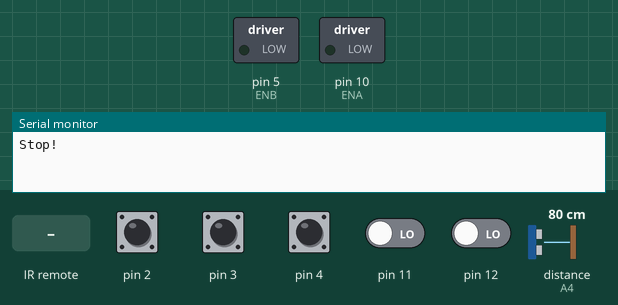
A sketch run on a simulated Arduino Uno, built with avr-gcc and run on an emulated ATmega328P. On the bench: switched loads named in the sketch (green lamp = pin HIGH), the last lines printed to the serial monitor. Wiring (inferred from the names in the program): ultrasonic range finder: trigger A5; echo A4. The test bench sets the inputs (shaded band); at power-on: pin 2–4 HIGH, pin 11, pin 12 LOW, distance to the obstacle (sensor on A4) 80 cm. The echo pulse lasts 58.3 µs per cm; pins used as bus, display or sensor lines are not drawn.

Above: at 2.4 s.
2.5 s: infrared code 0xFF02FD received
At 3.3 s:
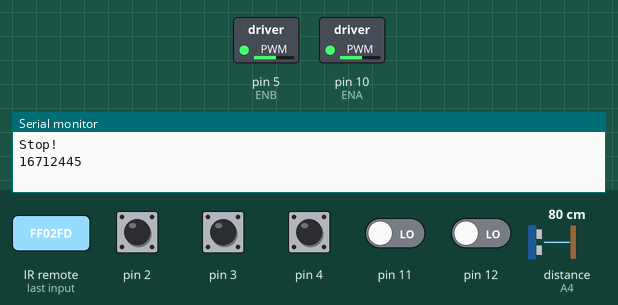
5.5 s: distance to the obstacle (sensor on A4) set to 22 cm
7.7 s: distance to the obstacle (sensor on A4) set to 18 cm
10.0 s: distance to the obstacle (sensor on A4) set to 35 cm
At 12.7 s:
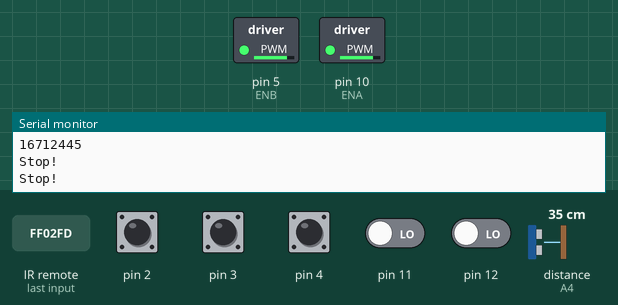
13.0 s: infrared code 0xFFFFFFFF received
At 13.6 s:
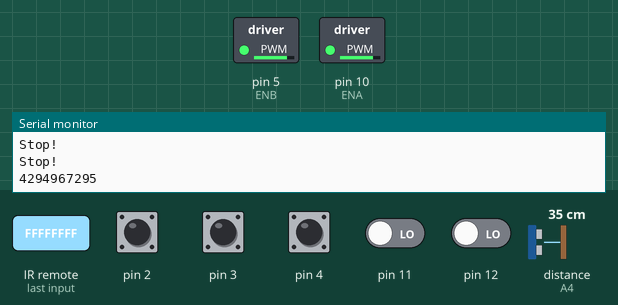
14.5 s: distance to the obstacle (sensor on A4) set to 2 cm
At 15.6 s:
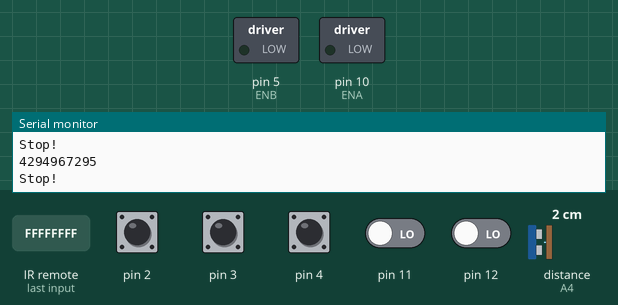
Timing chart, 0 to 17.3 s (numbered marks = the images above; inputs shaded):
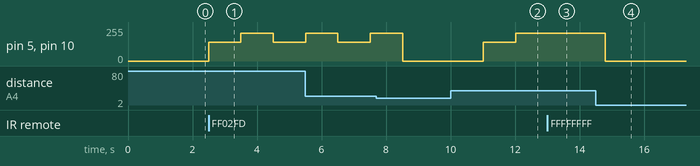

Measured:
- after the input at 2.5 s, pin 5 (ENB), pin 10 (ENA): 0/255 → 140/255 at once, → 210/255 1.0 s later, → 140/255 1.0 s later
- after the input at 10.0 s, pin 5 (ENB), pin 10 (ENA): 0/255 → 140/255 after 1.0 s, → 210/255 1.0 s later
- after the input at 13.0 s, pin 5 (ENB), pin 10 (ENA): stays 210/255 (without the input it goes to 140/255 after 0.02 s)
- after the input at 14.5 s, pin 5 (ENB), pin 10 (ENA): 210/255 → 0/255 after 0.30 s

The sketch:

ir_remote.ino
```cpp
//Line Tracking IO define
#define LT_R !digitalRead(2)
#define LT_M !digitalRead(3)
#define LT_L !digitalRead(4)

#define ENA 10
#define ENB 5
#define RightMotorA 9
#define RightMotorB 8
#define LeftMotorA 6
#define LeftMotorB 7
#define SignalA digitalRead(11)
#define SignalB digitalRead(12)
#define carSpeed 140

// Remote initiations
#include <IRremote.h>
#define S 16712445  // STOP
#define UNKNOWN_S 4294967295  // STOP
#define RECV_PIN  13
IRrecv irrecv(RECV_PIN);
decode_results results;
unsigned long val;
bool flag = LOW;


int Echo = A4;
int Trig = A5;


void setup() {
  // put your setup code here, to run once:
  Serial.begin(9600);

  pinMode(Echo, INPUT);
  pinMode(Trig, OUTPUT);
  pinMode(LT_R,INPUT);
  pinMode(LT_M,INPUT);
  pinMode(LT_L,INPUT);
  pinMode(SignalA, INPUT);
  pinMode(SignalB, INPUT);
  stop();
  irrecv.enableIRIn();
  delay(250);
}

void loop() {
  //stop(); //this is to make sure that the car is not moving while it is checking for obsticles
  int D = Distance_test();
  //Serial.println(D);
  while (D<20){
    if (D<8){
//      back();
      delay(300);
    }
    stop();
    delay(250);
    D = Distance_test();
  }

// put your main code here, to run repeatedly:

if (irrecv.decode(&results)){
    val = results.value;
    Serial.println(val);
    irrecv.resume();
    switch(val){
      case S:
      case UNKNOWN_S: flag = !flag; break;
      default: break;
    }
}
if(flag){
linetrack();
//Serial.println("test1");
}
}

int Distance_test() {
  digitalWrite(Trig, LOW);
  delayMicroseconds(2);
  digitalWrite(Trig, HIGH);
  delayMicroseconds(20);
  digitalWrite(Trig, LOW);
  float Fdistance = pulseIn(Echo, HIGH);
  Fdistance= Fdistance / 58;       // distance is in cm
  return (int)Fdistance;
}

void linetrack(){
  if ((SignalA == HIGH) && (SignalB == HIGH)){
    hardRight();
    Serial.print("Stop");
    return;
  }
  else {
    if ((SignalA == LOW) && (SignalB == HIGH)) { // if color not detected -- (Signal B received from color detect arduino)
      if(LT_M && !LT_L && !LT_R){
        //while(LT_M && !LT_L && !LT_R){
          forward();
        //}
      }
      else if(LT_R && !LT_M && !LT_L) {
        //while(LT_R && !LT_M && !LT_L){
          right();
        //}
      }
      else if(LT_L && !LT_M && !LT_R) {
       // while(LT_L && !LT_M && !LT_R){
          left();
        //}
      }
      else if(!LT_L && !LT_M && !LT_R){
        sweep();

      }

    }


    if ((SignalA == HIGH) && (SignalB == HIGH)){
      hardRight();
   }

    if ((SignalA == LOW)&& (SignalB == LOW)){
      hardLeft();
    }

    if ((SignalA == HIGH) && (SignalB == LOW)){
      return;
    }
  }

}


  // motor functions

void forward(){
  digitalWrite(RightMotorA, HIGH);
  digitalWrite(RightMotorB, LOW);
  digitalWrite(LeftMotorA, HIGH);
  digitalWrite(LeftMotorB, LOW);
  analogWrite(ENA, carSpeed);
  analogWrite(ENB, carSpeed);
}

void left(){
  digitalWrite(RightMotorA, HIGH);
  digitalWrite(RightMotorB, LOW);
  digitalWrite(LeftMotorA, LOW);
  digitalWrite(LeftMotorB, HIGH);
  analogWrite(ENA, 210);
  analogWrite(ENB, 210);
}

void right(){
  digitalWrite(RightMotorA, LOW);
  digitalWrite(RightMotorB, HIGH);
  digitalWrite(LeftMotorA, HIGH);
  digitalWrite(LeftMotorB, LOW);
  analogWrite(ENA, 210);
  analogWrite(ENB, 210);
}


void stop(){
   digitalWrite(ENA, LOW);
   digitalWrite(ENB, LOW);
   Serial.println("Stop!");
   delay(1000);
}

void hardRight () {
  forward();
  delay(1000);
 right();
  delay(1000);
  stop();
}

void hardLeft () {
  forward();
  delay(1000);
  left();
  delay(1000);
  return;
}


void sweep(){
  left();


}
```
